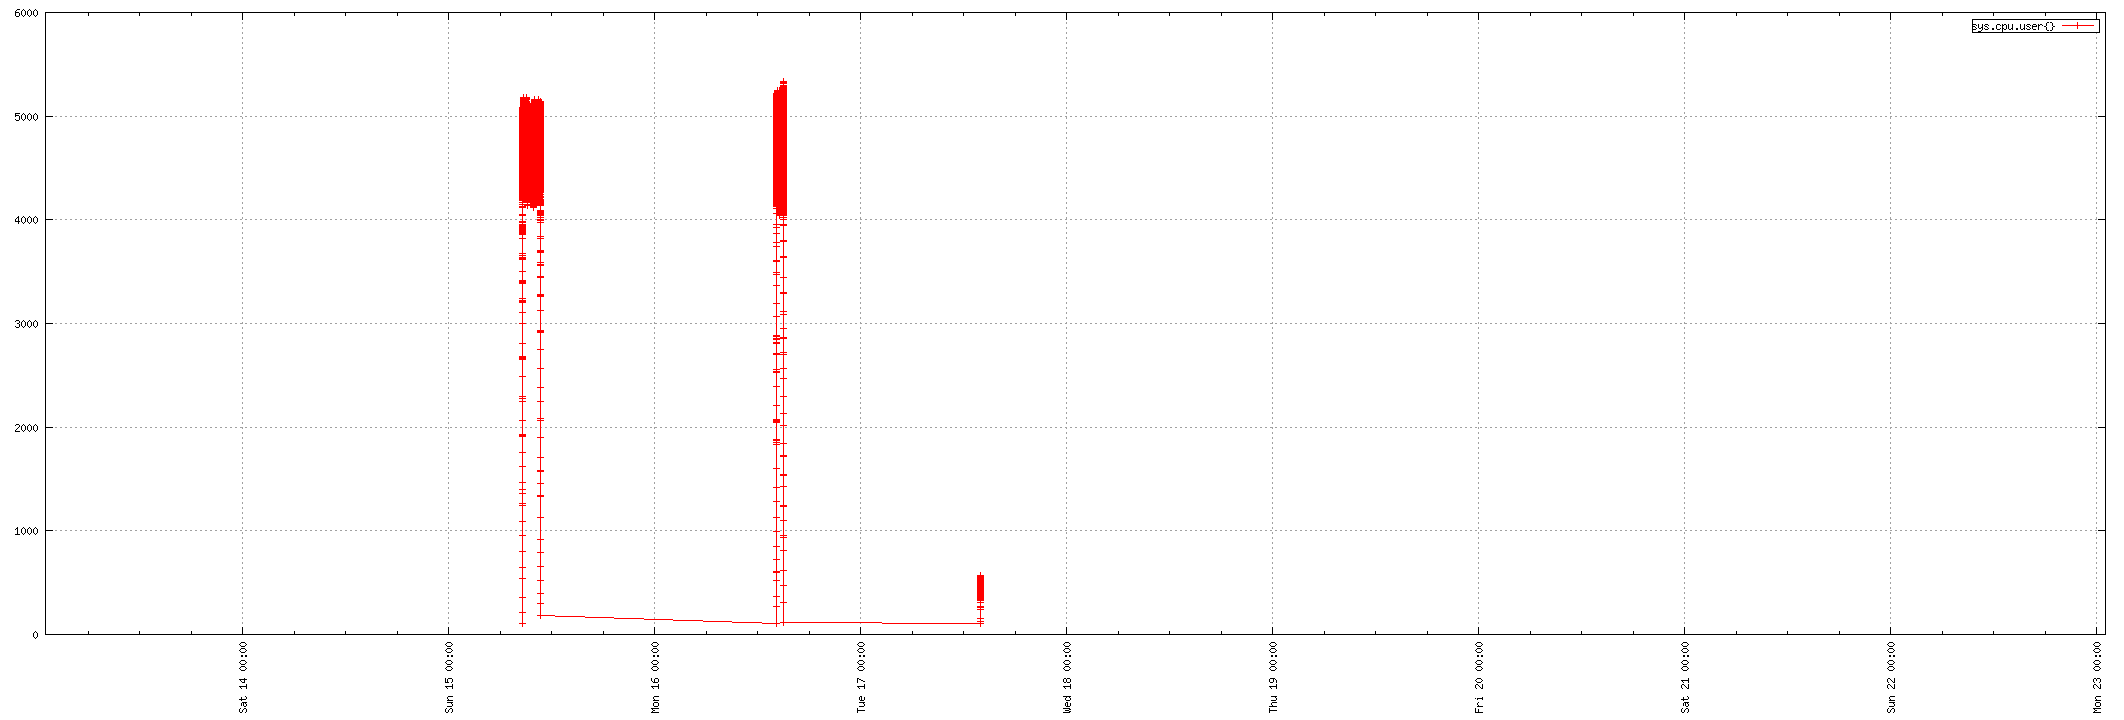

This chart was generated by the following gnuplot code:
set term png small size 2124,720
set xdata time
set timefmt "%s"
if (GPVAL_VERSION < 4.6) set xtics rotate; else set xtics rotate right
set output "${TMPDIR-'tmp'}/tsd/8d934d0f.png"
set xrange ["1673571600":"1674435600"]
set format x "%a %d %H:%M"
set grid
set style data linespoint
set key right box
set yrange [0:]
plot  "${TMPDIR-'tmp'}/tsd/8d934d0f_0.dat" using 1:2 title "sys.cpu.user{}"
